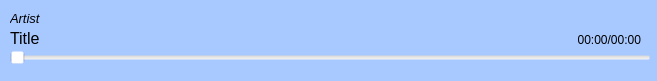
<?xml version="1.0" encoding="UTF-8"?>
<ui version="4.0">
 <class>AudioPlayer</class>
 <widget class="QWidget" name="AudioPlayer">
  <property name="geometry">
   <rect>
    <x>0</x>
    <y>0</y>
    <width>657</width>
    <height>81</height>
   </rect>
  </property>
  <property name="windowTitle">
   <string>Form</string>
  </property>
  <property name="styleSheet">
   <string notr="true">background-color: rgb(168, 201, 255);</string>
  </property>
  <widget class="QLabel" name="artist">
   <property name="geometry">
    <rect>
     <x>10</x>
     <y>10</y>
     <width>311</width>
     <height>17</height>
    </rect>
   </property>
   <property name="font">
    <font>
     <pointsize>10</pointsize>
     <italic>true</italic>
    </font>
   </property>
   <property name="styleSheet">
    <string notr="true">color: rgb(0, 0, 0);
background-color: rgba(255, 255, 255, 0);</string>
   </property>
   <property name="text">
    <string>Artist</string>
   </property>
  </widget>
  <widget class="QLabel" name="title">
   <property name="geometry">
    <rect>
     <x>10</x>
     <y>30</y>
     <width>501</width>
     <height>17</height>
    </rect>
   </property>
   <property name="font">
    <font>
     <pointsize>12</pointsize>
    </font>
   </property>
   <property name="styleSheet">
    <string notr="true">background-color: rgba(255, 255, 255, 0);</string>
   </property>
   <property name="text">
    <string>Title</string>
   </property>
  </widget>
  <widget class="QSlider" name="position">
   <property name="geometry">
    <rect>
     <x>10</x>
     <y>50</y>
     <width>641</width>
     <height>16</height>
    </rect>
   </property>
   <property name="styleSheet">
    <string notr="true">background-color: rgba(255, 255, 255, 0);</string>
   </property>
   <property name="orientation">
    <enum>Qt::Horizontal</enum>
   </property>
  </widget>
  <widget class="QLabel" name="label_2">
   <property name="geometry">
    <rect>
     <x>520</x>
     <y>30</y>
     <width>121</width>
     <height>20</height>
    </rect>
   </property>
   <property name="styleSheet">
    <string notr="true">background-color: rgba(255, 255, 255, 0);</string>
   </property>
   <property name="text">
    <string>00:00/00:00</string>
   </property>
   <property name="alignment">
    <set>Qt::AlignRight|Qt::AlignTrailing|Qt::AlignVCenter</set>
   </property>
  </widget>
  <widget class="QPushButton" name="add">
   <property name="geometry">
    <rect>
     <x>620</x>
     <y>0</y>
     <width>31</width>
     <height>26</height>
    </rect>
   </property>
   <property name="focusPolicy">
    <enum>Qt::NoFocus</enum>
   </property>
   <property name="text">
    <string/>
   </property>
   <property name="icon">
    <iconset resource="ux_icons.qrc">
     <normaloff>:/icons/buttons/add-button.png</normaloff>:/icons/buttons/add-button.png</iconset>
   </property>
   <property name="iconSize">
    <size>
     <width>15</width>
     <height>15</height>
    </size>
   </property>
   <property name="flat">
    <bool>true</bool>
   </property>
  </widget>
  <widget class="QPushButton" name="pushButton">
   <property name="geometry">
    <rect>
     <x>586</x>
     <y>0</y>
     <width>31</width>
     <height>26</height>
    </rect>
   </property>
   <property name="text">
    <string/>
   </property>
   <property name="icon">
    <iconset resource="ux_icons.qrc">
     <normaloff>:/icons/buttons/download-button.png</normaloff>:/icons/buttons/download-button.png</iconset>
   </property>
   <property name="iconSize">
    <size>
     <width>20</width>
     <height>20</height>
    </size>
   </property>
   <property name="flat">
    <bool>true</bool>
   </property>
  </widget>
 </widget>
 <resources>
  <include location="ux_icons.qrc"/>
 </resources>
 <connections/>
</ui>
